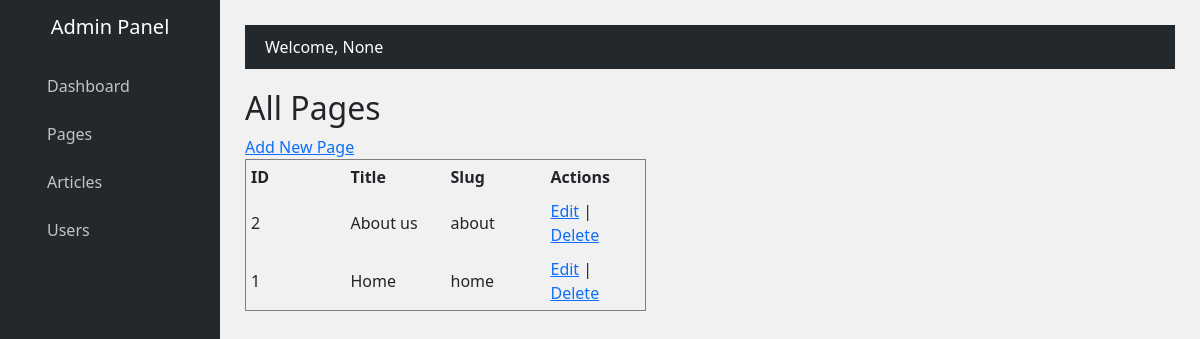
The page /admin/pages on the database its author committed.
### tables this page shows
CREATE TABLE pages (
            id INTEGER PRIMARY KEY AUTOINCREMENT,
            title TEXT NOT NULL,
            slug TEXT NOT NULL UNIQUE,
            content TEXT NOT NULL,
            created_at TIMESTAMP DEFAULT CURRENT_TIMESTAMP
        );

### admin_app/routes.py (the view)
@admin_bp.route("/pages")
def pages():
    conn = get_db()
    pages = conn.execute("SELECT * FROM pages ORDER BY id DESC").fetchall()
    conn.close()
    return render_template("pages.html", pages=pages)

### admin_app/routes.py (called while the page is built)
def get_db():
    conn = sqlite3.connect(DB_NAME)
    conn.row_factory = sqlite3.Row
    return conn

### admin_app/templates/pages.html (shortened to what this page needs)
{% extends "admin_base.html" %}
{% block content %}
<h2>All Pages</h2>
<a href="{{ url_for('admin.add_page_view') }}">Add New Page</a>
<table border="1" cellpadding="5">
    <tr>
        <th>ID</th>
        <th>Title</th>
        <th>Slug</th>
        <th>Actions</th>
    </tr>
    {% if pages %}
        {% for page in pages %}
        <tr>
            <td style="width:100px">{{ page['id'] }}</td>
            <td style="width:100px">{{ page['title'] }}</td>
            <td style="width:100px">{{ page['slug'] }}</td>
           <td style="width:100px">
                <a href="{{ url_for('admin.edit_page_view', id=page['id']) }}">Edit</a> |
                <a href="{{ url_for('admin.delete_page_view', id=page['id']) }}">Delete</a>
            </td>
        </tr>
        {% endfor %}
    {% else %}
        <tr>
            <td colspan="4">No pages found.</td>
        </tr>
    {% endif %}
</table>
{% endblock %}

### admin_app/templates/admin_base.html (style rules this page uses)
body { background:#f1f1f1; }

### rows shown on the page
pages: id "2", title "About us", slug "about"
pages: id "1", title "Home", slug "home"

### other values the page prints
{{ session.get('user_name') }} "None"
